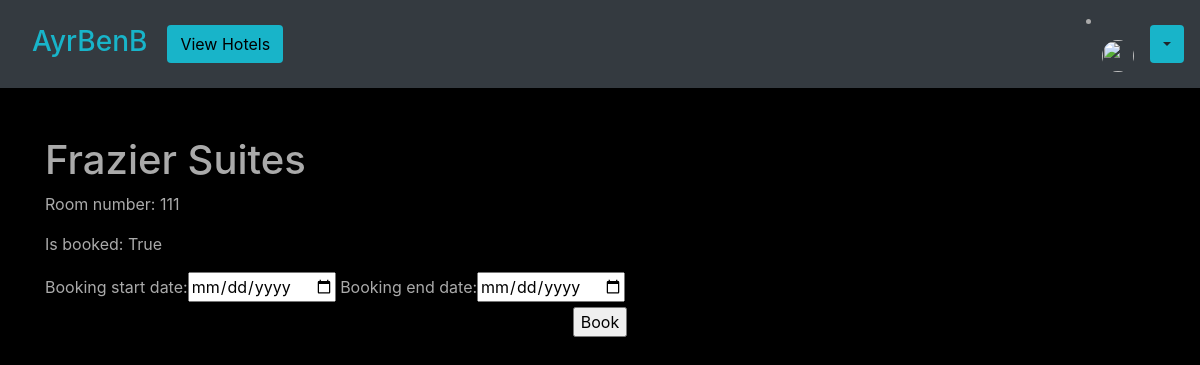
The page /hotel-room/fs-111 on the database its author committed.
### base/models.py (models this page shows, shortened)
class HotelRoom(models.Model):
    hotel = models.ForeignKey(Hotel, on_delete=models.CASCADE)
    room_number = models.IntegerField(blank=False, default='000')
    is_booked = models.BooleanField(default=False)
    slug = models.SlugField()

class Hotel(models.Model):
    location = models.ForeignKey(Location, on_delete=models.CASCADE, default=True, null=True)
    hotel_name = models.CharField(max_length=100)
    hotel_rating = models.IntegerField(default=1, validators=[
            MaxValueValidator(5),
            MinValueValidator(1)
        ])
    description = models.CharField(max_length=500, blank=False, default="Lorem ipsum dolor sit amet consectetur adipisicing elit.")
    slug = models.SlugField()
    image = models.ImageField(upload_to='images/', default='images/default.jpg')

### base/views.py (the view, shortened to what this page needs)
# urls.py: path('hotel-room/<slug>', views.hotel_rooms, name='hotel-room'),
def hotel_rooms(request, slug):
    hotel_room = get_object_or_404(HotelRoom, slug=slug)
    context = {
        'room': hotel_room
    }
    if request.method == 'GET':
        form = DateForm()
        print(request.GET.get(''))
        context['form'] = form
        return render(request, "base/hotel-room.html", context)

### base/forms.py
class DateForm(forms.Form):
    booking_start_date = forms.DateField(widget=DateInput)
    booking_end_date = forms.DateField(widget=DateInput)

### base/templates/base/hotel-room.html (shortened to what this page needs)
{% extends "base/base.html" %}
{% load crispy_forms_tags %}
{% block content %}
    <h1>{{ room.hotel.hotel_name }}</h1>
    <p>Room number: {{ room.room_number }}</p>
    <p>Is booked: {{ room.is_booked }}</p>
    <form method="POST">
        {{ form.as_table }}
        <p style="text-align: center"><input type="submit" value="Book"></p>
    </form>
{% endblock content %}

### base/static/base/main.css (style rules this page uses)
body { background: #fafafa00; color: #aaaaaa; background-color: #78c2c9; }
.bg-black { background-color: rgb(0, 0, 0); }

### rows shown on the page
HotelRoom: hotel.hotel_name "Frazier Suites", room_number "111", is_booked "True"
